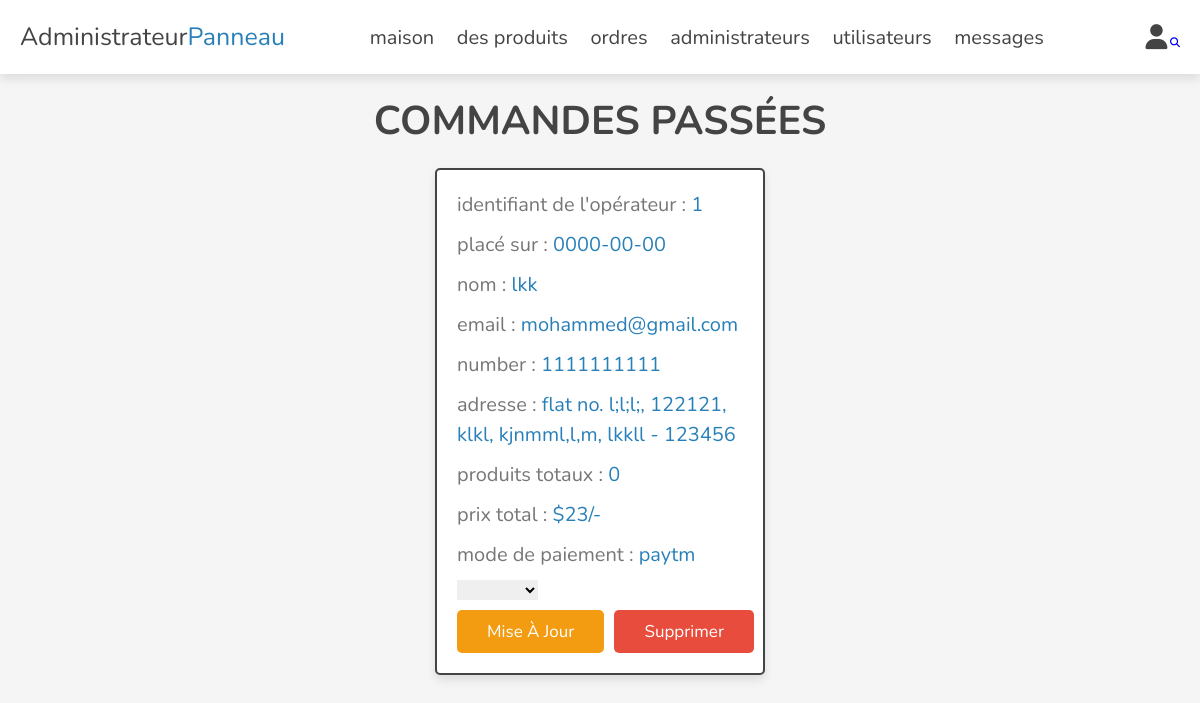
The page /admin/placed_orders.php (signed in) on the database its author committed.
### tables this page shows
CREATE TABLE `orders` (
  `orderId` int(11) NOT NULL,
  `userId` int(11) NOT NULL,
  `nom` varchar(255) NOT NULL,
  `numéroDeTéléphone` varchar(15) NOT NULL,
  `email` varchar(255) NOT NULL,
  `méthode` varchar(50) NOT NULL,
  `adresse` varchar(500) NOT NULL,
  `produitTotal` int(11) NOT NULL,
  `prixTotal` float NOT NULL,
  `placéSur` date NOT NULL,
  `statutDePaiement` varchar(50) NOT NULL
);

### admin/placed_orders.php (the view, shortened to what this page needs)
<?php
include '../components/connect.php';
?>
<!DOCTYPE html>
<html lang="en">
<head>
   <link rel="stylesheet" href="https://cdnjs.cloudflare.com/ajax/libs/font-awesome/6.1.1/css/all.min.css">
   <link rel="stylesheet" href="../css/admin_style.css">
</head>
<body>
<?php include '../components/admin_header.php' ?>
<section class="orders">
   <h1 class="heading">commandes passées</h1>
   <div class="box-container">
   <?php
      $select_orders = $conn->prepare("SELECT * FROM `orders`");
      $select_orders->execute();
      if($select_orders->rowCount() > 0){
         while($fetch_orders = $select_orders->fetch(PDO::FETCH_ASSOC)){
   ?>
   <div class="box">
      <p> identifiant de l'opérateur : <span><?= $fetch_orders['userId']; ?></span> </p>
      <p> placé sur : <span><?= $fetch_orders['placéSur']; ?></span> </p>
      <p> nom : <span><?= $fetch_orders['nom']; ?></span> </p>
      <p> email : <span><?= $fetch_orders['email']; ?></span> </p>
      <p> number : <span><?= $fetch_orders['numéroDeTéléphone']; ?></span> </p>
      <p> adresse : <span><?= $fetch_orders['adresse']; ?></span> </p>
      <p> produits totaux : <span><?= $fetch_orders['produitTotal']; ?></span> </p>
      <p> prix total : <span>$<?= $fetch_orders['prixTotal']; ?>/-</span> </p>
      <p> mode de paiement : <span><?= $fetch_orders['méthode']; ?></span> </p>
      <form action="" method="POST">
         <select name="statutDePaiement" class="drop-down">
            <option value="" selected disabled><?= $fetch_orders['statutDePaiement']; ?></option>
            <option value="en attente">en attente</option>
         </select>
         <div class="flex-btn">
            <input type="submit" value="mise à jour" class="option-btn" name="update_payment">
            <a href="placed_orders.php?delete=<?= $fetch_orders['orderId']; ?>" class="delete-btn" onclick="return confirm('supprimer cette commande ?');">supprimer</a>
         </div>
      </form>
   </div>
   <?php
      }
   }else{
      echo '<p class="empty">pas encore de commandes passées</p>';
   }
   ?>
   </div>
</section>
</body>
</html>

### css/admin_style.css (style rules this page uses)
:root { --main-color:#2980b9; --orange:#f39c12; --red:#e74c3c; --black:#444; --white:#fff; --light-color:#777; --light-bg:#f5f5f5; --border:.2rem solid var(--black); --box-shadow:0 .5rem 1rem rgba(0,0,0,.1); }
* { font-family: 'Nunito', sans-serif; margin:0; padding:0; box-sizing: border-box; outline: none; border:none; text-decoration: none; }
html { font-size: 62.5%; overflow-x: hidden; }
body { background-color: var(--light-bg); }
section { padding:2rem; max-width: 1200px; margin:0 auto; }
.heading { font-size: 4rem; color:var(--black); margin-bottom: 2rem; text-align: center; text-transform: uppercase; }
.btn, .delete-btn, .option-btn { display: block; width: 100%; margin-top: 1rem; border-radius: .5rem; padding:1rem 3rem; font-size: 1.7rem; text-transform: capitalize; color:var(--white); cursor: pointer; text-align: center; }
.option-btn { background-color: var(--orange); }
.delete-btn { background-color: var(--red); }
.flex-btn { display: flex; gap:1rem; }
.orders .box-container { display: grid; grid-template-columns: repeat(auto-fit, 33rem); gap:1.5rem; align-items: flex-start; justify-content: center; }
.orders .box-container .box { padding:2rem; padding-top: 1rem; border-radius: .5rem; border:var(--border); background-color: var(--white); box-shadow: var(--box-shadow); }
.orders .box-container .box p { line-height: 1.5; font-size: 2rem; color:var(--light-color); margin:1rem 0; }
.orders .box-container .box p span { color:var(--main-color); }

### rows shown on the page
orders: userId "1", placéSur "0000-00-00", nom "lkk", email "mohammed@gmail.com", numéroDeTéléphone "1111111111", adresse "flat no. l;l;l;, 122121, klkl, kjnmml,l,m, lkkll - 123456", produitTotal "0", prixTotal "23", méthode "paytm"
